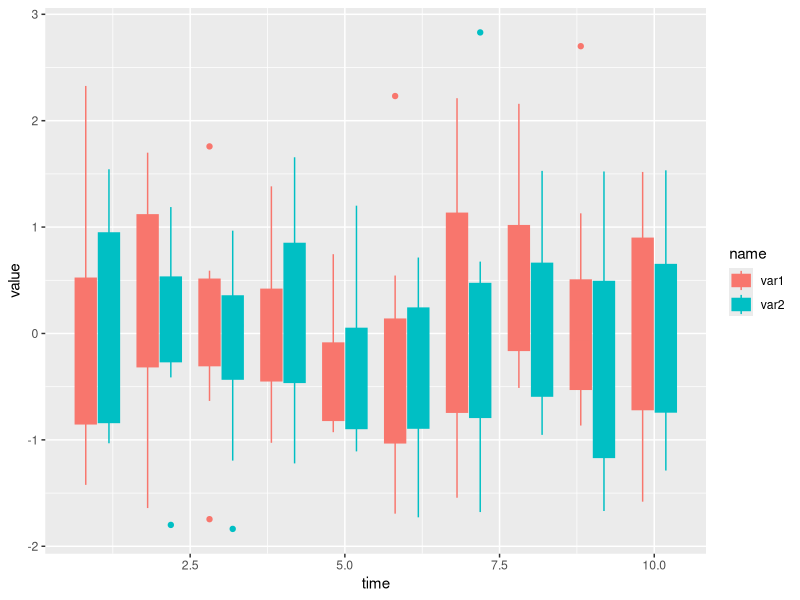

Source code (R):

rm(list = ls())
library(tidyverse)
library(ggdendro)
#### small subset for speed concern ####

expand_grid(time = 1:10, id = 1:10) %>% 
  mutate(var1 = rnorm(100), var2 = rnorm(100)) %>% 
  pivot_longer(3:4) %>%
  ggplot(aes(x=time, y=value, fill=name, colour = name, group = interaction(time, name)))+
  geom_boxplot(position = "dodge2")
